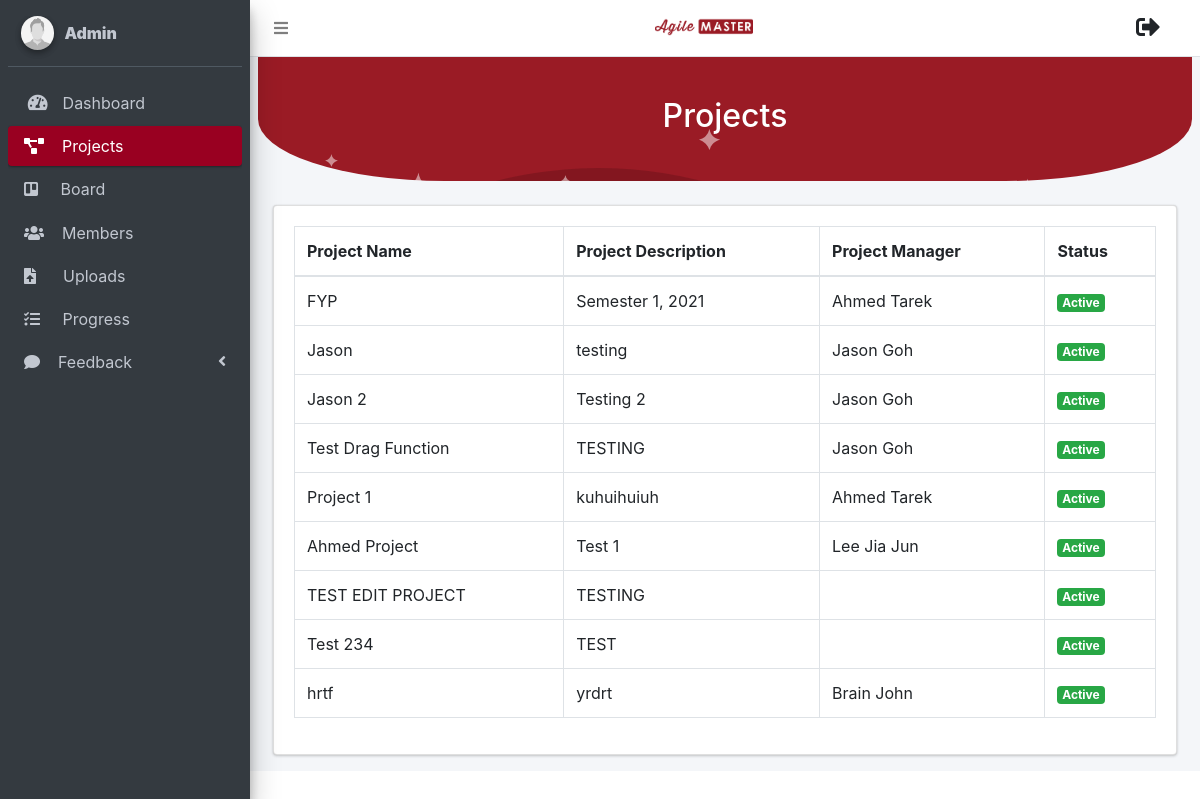
The app's page /admin/project.php, older data.
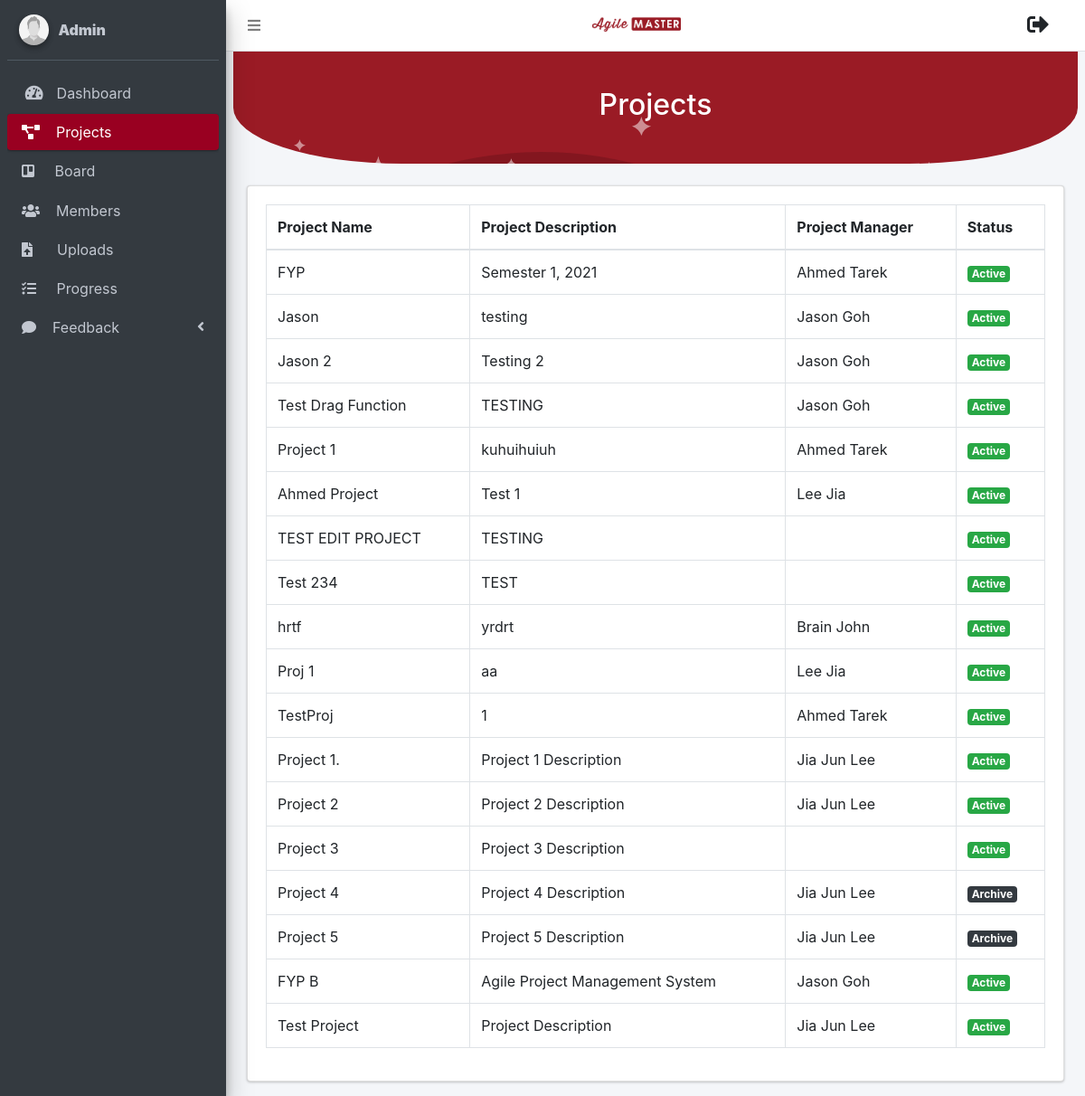
The same page, newer data.
### tables this page shows
CREATE TABLE `project` (
  `project_id` int(11) NOT NULL,
  `project_name` varchar(255) NOT NULL,
  `project_description` text NOT NULL,
  `status` varchar(255) NOT NULL DEFAULT 'Active'
);

CREATE TABLE `users` (
  `user_id` int(11) NOT NULL,
  `fname` varchar(255) NOT NULL,
  `lname` varchar(255) NOT NULL,
  `age` int(11) NOT NULL,
  `occupation` varchar(255) NOT NULL,
  `city` varchar(255) NOT NULL,
  `country` varchar(255) NOT NULL,
  `email` varchar(255) NOT NULL,
  `password` varchar(255) NOT NULL,
  `photo` varchar(255) NOT NULL,
  `unique_id` int(255) NOT NULL,
  `status` varchar(255) NOT NULL,
  `role` varchar(255) NOT NULL DEFAULT 'project member'
);

### helpers/module.php (called while the page is built, shortened)
<?php
function getAllProjectsAdmin()
{
	global $conn;
	$result = mysqli_query($conn, "SELECT * FROM `project`");
	return $result;
}
?>

### admin/project.php (the view, shortened to what this page needs)
<?php
include_once '../connection/dbconnection.php';
include_once '../helpers/module.php';
?>
<!DOCTYPE html>
<html>
<head>
	<?php include('../navigation/head.php');?>
</head>
<body class="hold-transition sidebar-mini layout-fixed">
<div class="wrapper">
  <?php include('../navigation/topbar_admin.php');?>
  <?php include('../navigation/project_adminsidebar.php');?>
	<div class="content-wrapper">
		<section class="content">
			<div class="bg-custom">
				<div class="bg-img" style="text-align: center;">
					<div class="searchContainer">
						<h2>Projects</h2>
					</div>
				</div>
                <br>
			</div>
			<br>
			<div class="container-fluid">
				<div class="card">
					<div class="card-body">
						<div class="table-responsive">
							<table class="table table-bordered" id="dataTable" width="100%" cellspacing="0">
								<thead>
                                    <tr>
                                        <th >Project Name</th>
                                        <th >Project Description</th>
                                        <th >Project Manager</th>
                                        <th >Status</th>
                                    </tr>
                                </thead>
                                <tbody>
                                    <?php
                                        $getAllProjectsAdmin = getAllProjectsAdmin();
                                        while($asRow = mysqli_fetch_array($getAllProjectsAdmin))
                                        {
                                            $u_query = $conn->query("SELECT * FROM `user_created_project` WHERE `created_proj_id` = '$asRow[project_id]'") or die(mysqli_error());
                                            $u_fetch = $u_query->fetch_array();
                                            $query = $conn->query("SELECT * FROM `user_project` NATURAL JOIN `users` WHERE `user_id` = '$u_fetch[user_id]'") or die(mysqli_error());
                                                $b_query = $query->fetch_array();
                                    ?>
                                    <tr>
										<td>
											<?php echo $asRow['project_name'];?>
										</td>
										<td>
											<?php echo $asRow['project_description'];?>
										</td>
										<td>
											<?php echo $b_query['fname'] . " " . $b_query['lname'];?>
										</td>
										<td>
                                        <?php
                                            if($asRow['status'] =='Active'){
                                                ?>
                                              <span class="badge badge-success"><?php echo $asRow['status']; ?></span>
                                            <?php
                                            }else{
                                              ?>
                                            <span class="badge badge-dark"><?php echo $asRow['status']; ?></span>
                                        <?php
                                            }
                                        ?>
									</td>
                                    </tr>
                                    <?php
                                        }
                                    ?>
                                </tbody>
							</table>
						</div>
					</div>
				</div>
			</div>
		</section>
	</div>
</div>
</body>
</html>

Row changes from the older to the newer data that the page shows:
changed through a linked row, project "Ahmed Project": users.lname "Jia Jun" → "Jia"
added project: project_name "Proj 1", project_description "aa", users.fname "Lee", users.lname "Jia", status "Active"
added project: project_name "TestProj", project_description "1", users.fname "Ahmed", users.lname "Tarek", status "Active"
added project: project_name "Project 1.", project_description "Project 1 Description", users.fname "Jia Jun", users.lname "Lee", status "Active"
added project: project_name "Project 2", project_description "Project 2 Description", users.fname "Jia Jun", users.lname "Lee", status "Active"
added project: project_name "Project 3", project_description "Project 3 Description", status "Active"
added project: project_name "Project 4", project_description "Project 4 Description", users.fname "Jia Jun", users.lname "Lee", status "Archive"
added project: project_name "Project 5", project_description "Project 5 Description", users.fname "Jia Jun", users.lname "Lee", status "Archive"
added project: project_name "FYP B", project_description "Agile Project Management System", users.fname "Jason", users.lname "Goh", status "Active"
added project: project_name "Test Project", project_description "Project Description", users.fname "Jia Jun", users.lname "Lee", status "Active"
